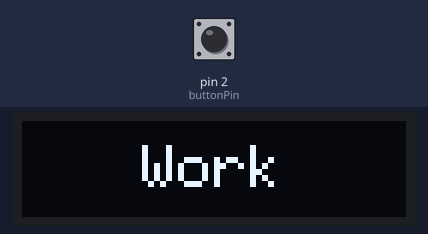
Recording of a sketch running on a simulated Arduino Uno, built with avr-gcc and run on an emulated ATmega328P. Parts: 128×32 one-colour display. The inputs (shaded band) are chosen by the test bench; at power-on: pin 2 (buttonPin) HIGH. The display library's start-up logo is not drawn.

Above: at 1.2 s.
1.3 s: pin 2 (buttonPin) pulled LOW for 0.15 s
At 1.6 s:
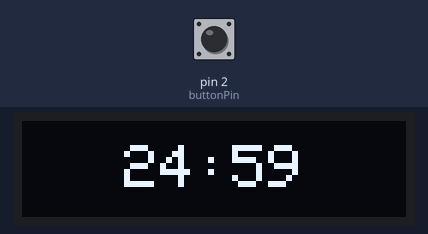
4.4 s: pin 2 (buttonPin) pulled LOW for 1 s
At 5.2 s:
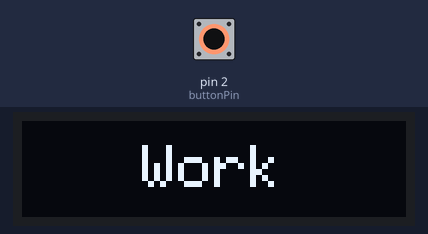
6.9 s: pin 2 (buttonPin) pulled LOW for 0.15 s
At 8.3 s:
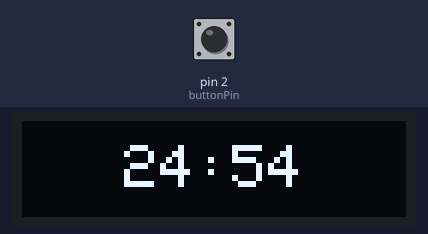
9.4 s: pin 2 (buttonPin) pulled LOW for 3.2 s
At 10.2 s:
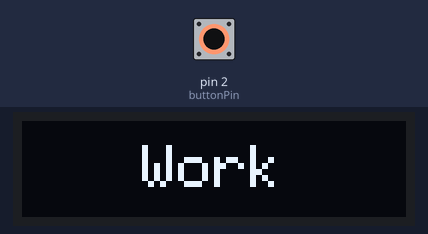
Timing chart, 0 to 12.4 s (numbered marks = the images above; inputs shaded):
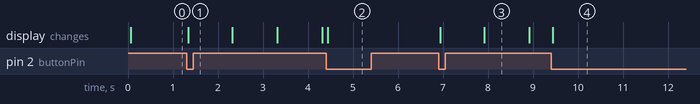

The sketch:

lesson6_timer.ino
```cpp
#include <Adafruit_SSD1306.h>
#include <Wire.h>

Adafruit_SSD1306 display(128, 32, &Wire, -1);

const int buttonPin = 2;
int lastButtonState = HIGH;
bool isPaused = true;  // Timer state: paused or running
bool isWork = true;  // true for work time, false for break time

unsigned long previousMillis = 0;  // Stores last updated time
const long interval = 1000;  // Update interval (1 second)

int seconds = 0;
int minutes = 25;  // Start with 25 minutes for work

void setup() {
  pinMode(buttonPin, INPUT_PULLUP);
  display.begin(SSD1306_SWITCHCAPVCC, 0x3C);
  display.display();
  display.clearDisplay();
  showState();  // Show the initial state "Work"
}

void loop() {
  unsigned long currentMillis = millis();  // Current time

  int buttonState = digitalRead(buttonPin);
  if (buttonState == LOW && lastButtonState == HIGH) {
    delay(20);
    buttonState = digitalRead(buttonPin);
    if (buttonState == LOW) {
      isPaused = !isPaused;  // Toggle pause state
      if (isPaused) {
        showState();  // Show the current state ("Work" or "Break")
      }
    }
  }
  lastButtonState = buttonState;

  // Update timer every second if not paused
  if (!isPaused && currentMillis - previousMillis >= interval) {
    previousMillis = currentMillis;
    seconds--;
    if (seconds < 0) {
      minutes--;
      seconds = 59;
    }

    // Handle the end of a work/break cycle
    if (minutes < 0) {
      isPaused = true;
      isWork = !isWork;  // Switch between work and break
      minutes = isWork ? 25 : 5;  // Set new minutes based on state
      seconds = 0;
      showState();
    } else {
      showTime();  // Show remaining time
    }
  }
}

// Display the remaining time on the OLED
void showTime() {
  display.clearDisplay();
  display.setTextSize(2);
  display.setTextColor(SSD1306_WHITE);

  String timeString = "";
  if (minutes < 10) timeString += "0";
  timeString += String(minutes) + ":";
  if (seconds < 10) timeString += "0";
  timeString += String(seconds);

  int textWidth = timeString.length() * 12;
  int cursorX = (display.width() - textWidth) / 2;
  int cursorY = (display.height() - 16) / 2;

  display.setCursor(cursorX, cursorY);
  display.print(timeString);
  display.display();
}

// Display the current state ("Work" or "Break") on the OLED
void showState() {
  display.clearDisplay();
  display.setTextSize(2);
  display.setTextColor(SSD1306_WHITE);
 String stateString = isWork ? "Work" : "Break";

  int textWidth = stateString.length() * 12;
  int cursorX = (display.width() - textWidth) / 2;
  int cursorY = (display.height() - 16) / 2;

  display.setCursor(cursorX, cursorY);
  display.print(stateString);
  display.display();
}
```

Measured:
- after the input at 1.3 s, the display: changes at once (image 1)
- after the input at 4.4 s, the display: changes at once (image 2)
- after the input at 6.9 s, the display: first changes at once (image 3 shows a later state)
- after the input at 9.4 s, the display: changes at once (image 4)
- what the display in image 3 shows lasts 1.0 s, from 7.9 s to 8.9 s
